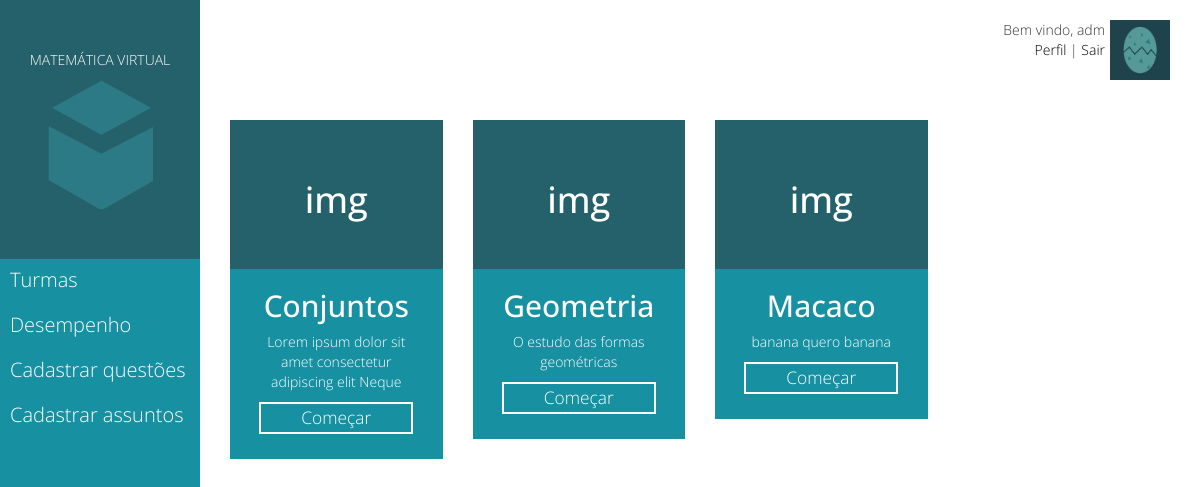
/source/index.php (signed in), run on the app's committed database.
### tables this page shows
CREATE TABLE `materias` (
  `id` int(11) NOT NULL,
  `nome` varchar(40) NOT NULL,
  `descricao` varchar(60) NOT NULL
);

### source/index.php (the view, shortened to what this page needs)
<!DOCTYPE html>
	<html>
		<head>
			<link rel="stylesheet" type="text/css" href="css/bootstrap.min.css">
			<link rel="stylesheet" href="css/css.css">
		</head>
		<body onresize="fun()" onload="fun()">
			<div id="containerAll">
			<div class="container-fluid">
				<div class="row" id="containerConteudo">
					<div class="col-md-2" id="containerSidebar">
						<div id="sidebar">
							<a href="index.html" id="home">
								<div id="containerIcone">
									MATEMÁTICA VIRTUAL
									<div id="logo"></div>
								</div>
							</a>
							<ul id="listaSidebar">
								<div id="menuItens">
									<li class="dropdown">
										<a href="turma.php">Turmas</a>
									<li>
										<a href="desempenho.php">Desempenho</a>
									</li>
									<?php
									if (isset($_SESSION['usuarioTipo'])) {
									if ($_SESSION['usuarioTipo'] == 1) {
										echo "<li>
										<a href=\"cadastroQuestoesForm.php\">Cadastrar questões</a>
										</li>
										<li>
										<a href=\"cadastroAssuntosForm.php\">Cadastrar assuntos</a>
										</li>";
									}
								}
									?>
								</div>
							</ul>
						</div>
					</div>
					<div class="col-md-10" id="containerCards">
						<div class="row">
							<?php if (!isset($_SESSION['usuarioId'])) {
								echo "<div id=\"cardLogar\" onmouseover=\"mostrarLogin()\" onmouseout=\"esconderLogin()\">
								<a href=\"#\"><div id=\"botaoLogin\">Fazer login</div></a>
								<div id=\"formLogin\">
									<form action=\"validacao.php\" method=\"POST\">
										Usuário
										<input type=\"text\" id=\"usuarioLogar\" name=\"usuario\">
										Senha
										<input type=\"password\" id=\"senhaLogar\" name=\"senha\">
										<div id=\"formLoginCadastro\"><a href=\"cadastroForm.php\">Cadastre-se</a></div><button id=\"botaoLogar\" type=\"submit\">Entrar</button>
									</form>
								</div>
							</div>";
							}
							else{
								echo "<div id=\"cardPerfil\">
								<div id=\"fotoPerfil\">
									<img src=\"css/imagens/perfil.png\">
								</div>
								<div id=\"textoPerfil\">
									Bem vindo, ";
									echo $_SESSION['usuarioNome'];
									echo "<br>
									<a href=\"perfil.html\">Perfil</a> | <a href=\"logout.php\">Sair</a>
								</div>
							</div>";
							}
							?>
						</div>
						<div class="row">
						<?php
							$sql = "SELECT * FROM materias";
							$select = mysql_query($sql);
							while($row = mysql_fetch_assoc($select)) {
								echo "<div class=\"col-md-3 col-sm-4 col-xs-12\">
									<div class=\"cardConteudo\">
										<div class=\"imgPlaceholder\">
											<h1>img</h1>
										</div>
										<form action=\"exercicios.php\" method=\"post\">
										<h2>".$row['nome']."</h2>
										<div class=\"textoCard\">
											<p>
												".$row['descricao']."
											</p>
										</div>
										<input type=\"hidden\" value=\"".$row['nome']."\" name=\"nomeAssunto\">
										<a href=\"exercicios.php\">
											<input type=\"submit\" class=\"botaoComecar\" value=\"Começar\">
										</a>
										</form>
									</div>
								</div>";
							}
						?>
						</div>
					</div>
				</div>
			</div>
			</div>
		</body>
	</html>

### source/css/css.css (style rules this page uses)
body { font-family: 'Open sans'; font-weight: 300; }
a { color: #fff; }
#containerAll { background-color: #1790a1; padding: 0px; }
#containerConteudo { padding: 0px; }
#containerSidebar { padding: 0px; }
#containerCards { padding-right: 45px; padding-left: 15px; padding-top: 10px; padding-bottom: 35px; background-color: #fff; float:right; min-height:102vh; }
[class*="col-"] { padding: 0px; }
#containerSidebar { position:fixed; }
#sidebar { color: #fff; background-color: #1790a1; margin: 0px; padding: 0px; }
#containerIcone { padding-top: 50px; padding-bottom: 50px; background-color: #25616b; width: 100%; color:#fff; text-align: center; }
#logo { background-image: url(imagens/LOGO.png); transition: 0.5s; width: 105px; height: 129px; margin-right:auto; margin-left:auto; margin-top: 10px; }
#home { text-decoration: none; }
#listaSidebar { margin: 0px; padding: 0px; }
#listaSidebar li { list-style-type: none; display: block; padding-left: 10px; padding-bottom:7px; padding-top:3px; font-size: 20px; transition: 0.5s; line-height: 35px; }
#listaSidebar li a { display: block; text-decoration: none; color: #fff; }
#cardPerfil { float: right; width: 100%; }
#cardPerfil a { color: #000; text-decoration:'none'; }
#textoPerfil { text-align: right; padding-top: 10px; }
#fotoPerfil { float: right; padding-top: 10px; margin-left: 5px; margin-bottom: 10px; }
#fotoPerfil img { width:60px; text-align: right; }
.cardConteudo { position:relative; margin-left: 30px; padding: 0px; margin-top: 30px; background-color: #1790a1; color: #fff; padding-bottom: 25px; text-align:center; }
.textoCard { padding-right: 20px; padding-left: 20px; }
.botaoComecar { border-width: 2px; border-style: solid; outline: none; padding-bottom: 2px; padding-right: 40px; padding-left: 40px; background-color:#1790a1; color: #fff; border-color: #fff; font-size: 13pt; transition: 0.2s; }
.imgPlaceholder { padding-top: 40px; padding-bottom: 40px; background-color: #25616b; width: 100%; }

### data on the page
materias: nome "Conjuntos", descricao "Lorem ipsum dolor sit amet consectetur adipiscing elit Neque"
materias: nome "Geometria", descricao "O estudo das formas geométricas"
materias: nome "Macaco", descricao "banana quero banana"

### other printed values
$_SESSION['usuarioNome'] "adm"
